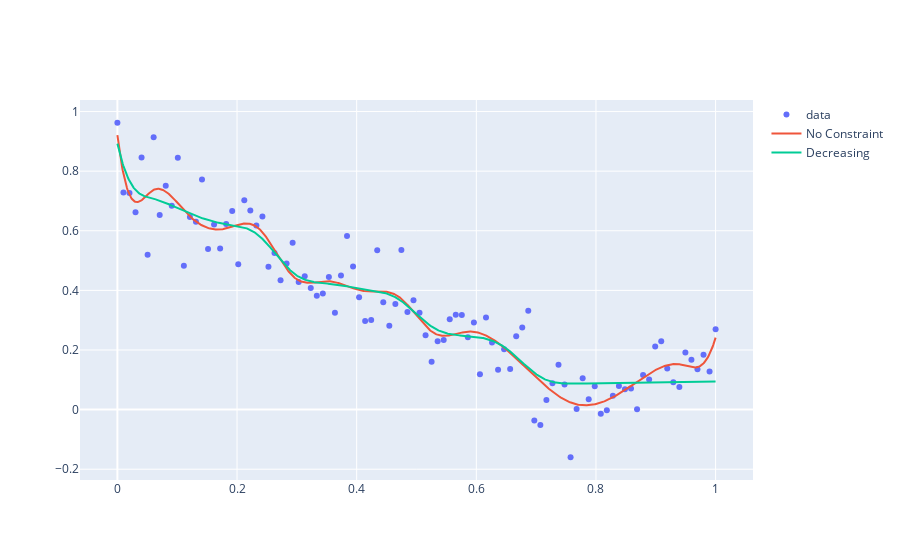

Write notebook code for a chart like this one.
### Code cell
fig = go.Figure()
fig.add_trace(go.Scatter(x=x, y=y, mode="markers", name="data"))
fig.add_trace(go.Scatter(x=xtest, y=ypred, mode="lines", name="No Constraint"))
fig.add_trace(go.Scatter(x=xtest, y=ypreddec, mode="lines", name="Decreasing"))
